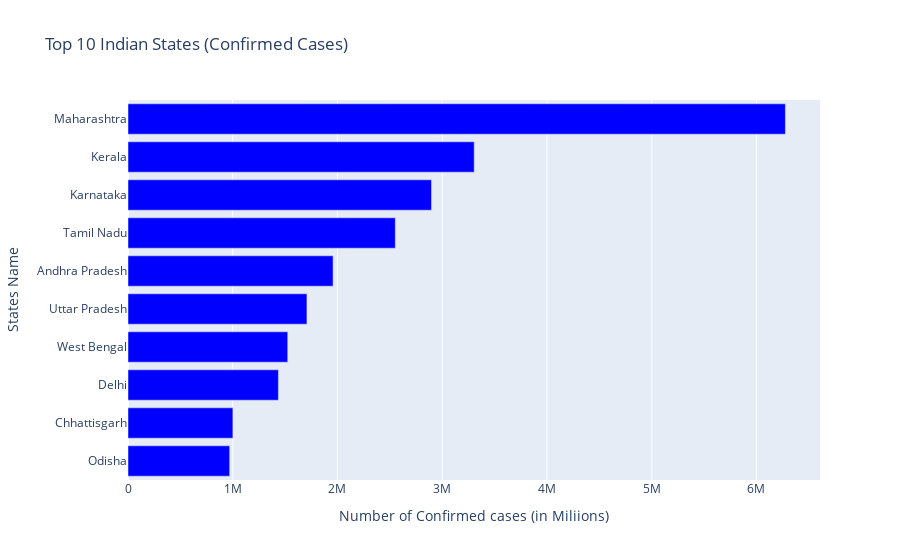

Notebook cell for this chart:
### Code cell
top_10_confirmed_states = india_cases.sort_values('Confirmed', ascending=False)[1:11]
horizontal_bar_chart(top_10_confirmed_states,top_10_confirmed_states.Confirmed, top_10_confirmed_states.index,
            'Top 10 Indian States (Confirmed Cases)', 'Number of Confirmed cases (in Miliions)','States Name','blue')

### Figure 1 — Plotly figure (JSON) as saved in the notebook; plotly's stock layout.template omitted (floating-point values rounded to 4 significant figures)
{"data": [{"alignmentgroup": "True", "hovertemplate": "Number of Confirmed cases (in Miliions)=%{x}<br>States Name=%{y}<extra></extra>", "legendgroup": "", "marker": {"color": "blue"}, "name": "", "offsetgroup": "", "orientation": "h", "showlegend": false, "textposition": "auto", "type": "bar", "x": [6276057, 3305245, 2897664, 2552049, 1957932, 1708226, 1524958, 1436026, 1001487, 970814], "xaxis": "x", "y": ["Maharashtra", "Kerala", "Karnataka", "Tamil Nadu", "Andhra Pradesh", "Uttar Pradesh", "West Bengal", "Delhi", "Chhattisgarh", "Odisha"], "yaxis": "y"}], "layout": {"barmode": "relative", "legend": {"tracegroupgap": 0}, "title": {"text": "Top 10 Indian States (Confirmed Cases)"}, "xaxis": {"anchor": "y", "domain": [0, 1], "title": {"text": "Number of Confirmed cases (in Miliions)"}}, "yaxis": {"anchor": "x", "categoryorder": "total ascending", "domain": [0, 1], "title": {"text": "States Name"}}}}
